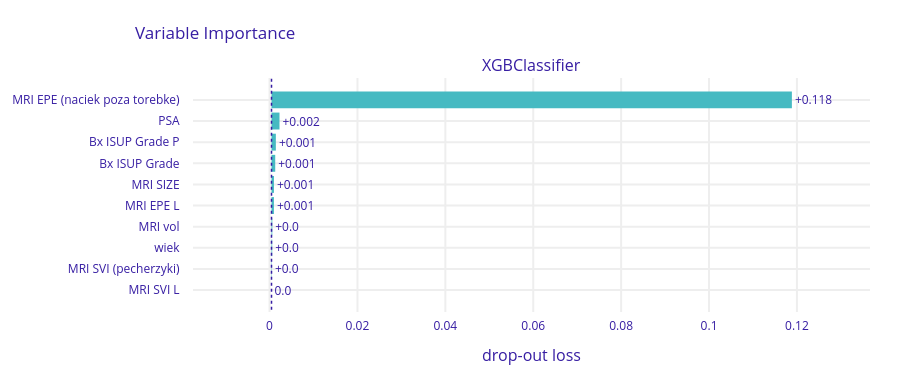

Here is the notebook cell this chart was saved with:
### Markdown cell above
# SMOTE on EPE macro (for sure sth is incorrect)

### Code cell
model = XGBClassifier(random_state=2)
X = df[numerical_cols + categorical_cols]
y = df['EPE macro']

num_pipeline = Pipeline(steps=[
    ('impute', SimpleImputer(strategy='median')),
])
cat_pipeline = Pipeline(steps=[
    ('impute', SimpleImputer(strategy='most_frequent')),
])
preprocessor = ColumnTransformer(transformers=[
    ('num', num_pipeline, numerical_cols),
    ('cat', cat_pipeline, categorical_cols)
])

preprocessor.fit(X)
X_imputed = preprocessor.transform(X)
smote = SMOTE(random_state=42)
X_smote, y_smote = smote.fit_resample(X_imputed, y)
X_smote_df = pd.DataFrame(X_smote, columns=numerical_cols + categorical_cols)

param_grid = {
    'classifier__learning_rate': [0.05, 0.1, 0.2],
    'classifier__n_estimators': [200, 400, 800],
    'classifier__max_depth': [3, 6, 9],
    'classifier__subsample': [0.8, 0.9, 1.0],
    'classifier__colsample_bytree': [0.8, 0.9, 1.0],
    'classifier__gamma': [0, 0.1, 0.2]
}

#brier score and tuning test split = 0.1
y_true, y_pred, y_pred_probs, false_positive_rate, true_positive_rate, total_roc_auc, trained_model, best_params = train_and_evaluate_model(
    model, X_smote_df, y_smote, numerical_cols, categorical_cols, n_folds=5, tune_params=True, param_grid=param_grid, tuning_scoring='neg_brier_score', tuning_test_size=0.1
    )
untrained_model = model.set_params(**best_params)

plot_roc(false_positive_rate, true_positive_rate, total_roc_auc)
plot_confusion_matrix(y_true, y_pred)
plot_feature_importance(trained_model, X, y)
plot_discrimination_threshold(untrained_model, X, y)

### Figure 1 — Plotly figure (JSON) as saved in the notebook; plotly's stock layout.template omitted (floating-point values rounded to 4 significant figures)
{"data": [{"base": 0.0004455, "hoverinfo": "text", "hoverlabel": {"bgcolor": "rgba(0,0,0,0.8)"}, "hovertext": ["Model: XGBClassifier loss after<br>variable: MRI EPE (naciek poza torebke) is permuted: 0.119<br>Drop-out loss change: +0.118", "Model: XGBClassifier loss after<br>variable: PSA is permuted: 0.002<br>Drop-out loss change: +0.002", "Model: XGBClassifier loss after<br>variable: Bx ISUP Grade P is permuted: 0.001<br>Drop-out loss change: +0.001", "Model: XGBClassifier loss after<br>variable: Bx ISUP Grade is permuted: 0.001<br>Drop-out loss change: +0.001", "Model: XGBClassifier loss after<br>variable: MRI SIZE is permuted: 0.001<br>Drop-out loss change: +0.001", "Model: XGBClassifier loss after<br>variable: MRI EPE L is permuted: 0.001<br>Drop-out loss change: +0.001", "Model: XGBClassifier loss after<br>variable: MRI vol is permuted: 0.001<br>Drop-out loss change: +0.0", "Model: XGBClassifier loss after<br>variable: wiek is permuted: 0.001<br>Drop-out loss change: +0.0", "Model: XGBClassifier loss after<br>variable: MRI SVI (pecherzyki) is permuted: 0.001<br>Drop-out loss change: +0.0", "Model: XGBClassifier loss after<br>variable: MRI SVI L is permuted: 0.0<br>Drop-out loss change: -0.0"], "marker": {"color": "#46bac2"}, "orientation": "h", "showlegend": false, "text": ["+0.118", "+0.002", "+0.001", "+0.001", "+0.001", "+0.001", "+0.0", "+0.0", "+0.0", "0.0"], "textposition": "outside", "type": "bar", "x": [0.1184, 0.001819, 0.0009875, 0.0008465, 0.0005569, 0.0005495, 0.0001782, 0.0001559, 8.168e-05, 0], "xaxis": "x", "y": ["MRI EPE (naciek poza torebke)", "PSA", "Bx ISUP Grade P", "Bx ISUP Grade", "MRI SIZE", "MRI EPE L", "MRI vol", "wiek", "MRI SVI (pecherzyki)", "MRI SVI L"], "yaxis": "y"}], "layout": {"annotations": [{"font": {"size": 16}, "showarrow": false, "text": "XGBClassifier", "x": 0.5, "xanchor": "center", "xref": "paper", "y": 1, "yanchor": "bottom", "yref": "paper"}, {"font": {"size": 16}, "showarrow": false, "text": "drop-out loss", "x": 0.5, "xanchor": "center", "xref": "paper", "y": 0, "yanchor": "top", "yref": "paper", "yshift": -30}], "font": {"color": "#371ea3"}, "height": 383, "margin": {"b": 71, "r": 30, "t": 78}, "shapes": [{"line": {"color": "#371ea3", "dash": "dot", "width": 1.5}, "type": "line", "x0": 0.0004455, "x1": 0.0004455, "xref": "x", "y0": -1, "y1": 10, "yref": "y"}], "title": {"text": "Variable Importance", "x": 0.15}, "xaxis": {"anchor": "y", "automargin": true, "domain": [0, 1], "fixedrange": true, "gridwidth": 2, "range": [-0.01742, 0.1366], "tickcolor": "white", "ticklen": 3, "ticks": "outside", "type": "linear", "zeroline": false}, "yaxis": {"anchor": "x", "automargin": true, "autorange": "reversed", "domain": [0, 1], "fixedrange": true, "gridwidth": 2, "tickcolor": "white", "ticklen": 10, "ticks": "outside", "type": "category"}}}
